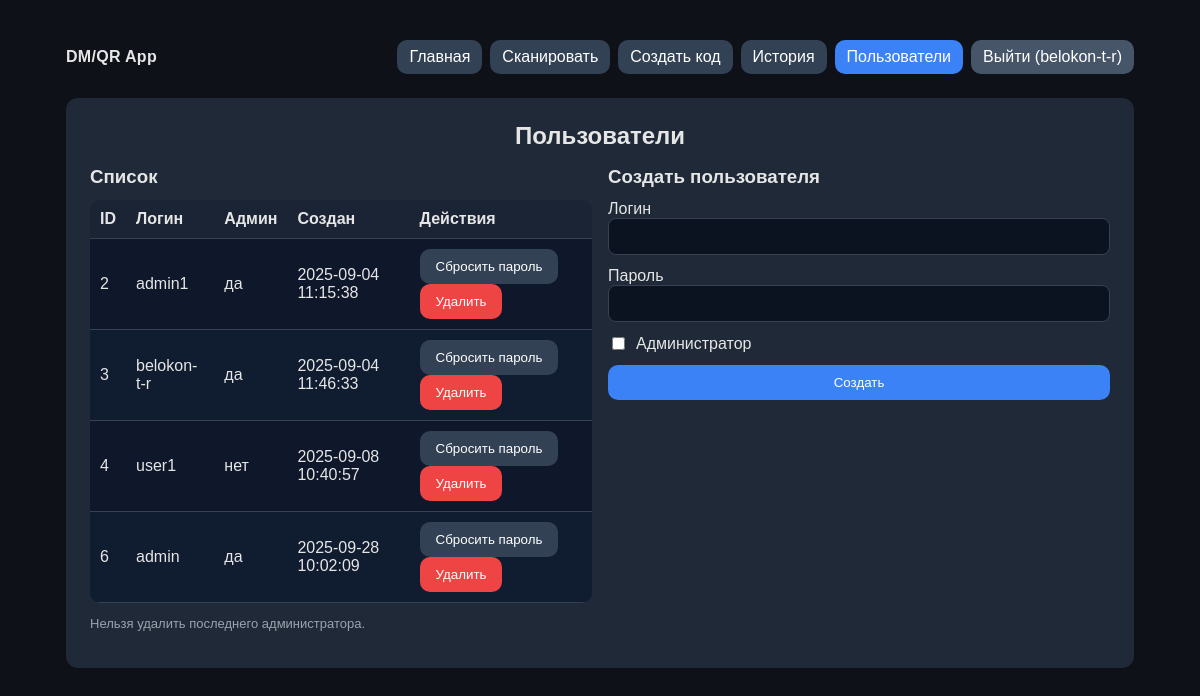
The app's page /admin/users (signed in) with its own data.
### tables this page shows
CREATE TABLE users (
                id INTEGER PRIMARY KEY AUTOINCREMENT,
                username TEXT UNIQUE NOT NULL,
                password_hash TEXT NOT NULL,
                is_admin INTEGER NOT NULL DEFAULT 0,
                created_at DATETIME DEFAULT CURRENT_TIMESTAMP
            , last_login DATETIME);

### app/routes/admin.py (the view)
@bp.route("/users", methods=["GET"])
@login_required
@admin_required
def users_page():
    users = list_users()
    return render_template("admin_users.html", title="Пользователи", users=users)

### app/extensions.py (called while the page is built)
def get_db():
    if "db_conn" not in g:
        db_path = current_app.config["DATABASE_PATH"]
        conn = sqlite3.connect(db_path)
        conn.row_factory = sqlite3.Row
        g.db_conn = conn
    return g.db_conn

### app/models/users.py (called while the page is built)
def list_users() -> List[Dict]:
    db = get_db()
    rows = db.execute(
        "SELECT id, username, is_admin, created_at, last_login FROM users ORDER BY id"
    ).fetchall()
    return [dict(r) for r in rows]

### app/routes/admin.py (called while the page is built)
def login_required(fn):
    @wraps(fn)
    def wrapper(*args, **kwargs):
        if not session.get("user"):
            return redirect(url_for("auth.login"))
        return fn(*args, **kwargs)
    return wrapper

def admin_required(fn):
    @wraps(fn)
    def wrapper(*args, **kwargs):
        u = session.get("user")
        if not u or not u.get("is_admin"):
            abort(403)
        return fn(*args, **kwargs)
    return wrapper

### app/templates/admin_users.html (shortened to what this page needs)
{% extends "base.html" %}
{% block content %}
<div class="card" style="max-width:1100px;margin:0 auto;">
  <h2 class="center">Пользователи</h2>
  <div class="two" style="margin-top:16px;">
    <div>
      <h3>Список</h3>
      <div style="overflow:auto; max-height: 60vh;">
        <table>
          <thead>
            <tr>
              <th>ID</th>
              <th>Логин</th>
              <th>Админ</th>
              <th>Создан</th>
              <th>Действия</th>
            </tr>
          </thead>
          <tbody>
            {% for u in users %}
            <tr>
              <td>{{ u.id }}</td>
              <td>{{ u.username }}</td>
              <td>{{ "да" if u.is_admin else "нет" }}</td>
              <td>{{ u.created_at }}</td>
              <td class="row-actions">
                <form id="reset-form-{{ u.id }}" method="post" action="{{ url_for('admin.users_reset_password', user_id=u.id) }}" style="display:inline;">
                  <button type="button" class="btn" onclick="resetPwd({{ u.id }}, '{{ u.username }}')">Сбросить пароль</button>
                </form>
                <form method="post" action="{{ url_for('admin.users_delete', user_id=u.id) }}" style="display:inline;" onsubmit="return confirm('Удалить пользователя {{ u.username }}?');">
                  <button class="btn danger" type="submit">Удалить</button>
                </form>
              </td>
            </tr>
            {% endfor %}
          </tbody>
        </table>
      </div>
      <p class="hint">Нельзя удалить последнего администратора.</p>
    </div>
    <div>
      <h3>Создать пользователя</h3>
      <form method="post" action="{{ url_for('admin.users_create') }}" class="grid" style="max-width:520px;margin-top:12px;">
        <label>Логин
          <input name="username" required>
        </label>
        <label>Пароль
          <input name="password" type="password" required>
        </label>
        <label style="display:flex;align-items:center;gap:8px;">
          <input type="checkbox" name="is_admin" style="width:auto;"> Администратор
        </label>
        <button class="btn primary" type="submit">Создать</button>
      </form>
    </div>
  </div>
</div>
{% endblock %}

### app/templates/base.html (shortened to what this page needs)
<!doctype html>
<html lang="ru">
<head>
</head>
<body>
  <div class="wrap">
    <header class="topbar">
      <div class="brand">DM/QR App</div>
      <nav class="nav">
        <a href="{{ url_for('main.home') }}">Главная</a>
        <a href="{{ url_for('scan.scan_page') }}">Сканировать</a>
        <a href="{{ url_for('forms.create_free') }}">Создать код</a>
        <a href="{{ url_for('main.history_page') }}">История</a>
        {% if session.get('user') and session['user']['is_admin'] %}
          <a class="admin" href="{{ url_for('admin.users_page') }}">Пользователи</a>
        {% endif %}
        {% if session.get('user') %}
          <a class="logout" href="{{ url_for('auth.logout') }}">Выйти ({{ session['user']['username'] }})</a>
        {% else %}
          <a class="logout" href="{{ url_for('auth.login') }}">Войти</a>
        {% endif %}
      </nav>
    </header>
    {% block content %}{% endblock %}
  </div>
</body>
</html>

### app/templates/base.html (style rules this page uses)
:root { --bg:#0e1117;--card:#1f2937;--text:#e6e6e6;--muted:#9ca3af;--accent:#3b82f6;--danger:#ef4444;--ok:#10b981;--input:#0b1220;--line:#374151;--cell:#0f172a;--cell2:#101c30 }
* { box-sizing:border-box }
body { font-family:Arial, sans-serif;background:var(--bg);color:var(--text);margin:0 }
.wrap { max-width:1100px;margin:40px auto;padding:0 16px }
.card { background:var(--card);border-radius:12px;padding:24px }
a { color:var(--accent);text-decoration:none }
h1,h2,h3 { margin:0 0 12px }
.btn { display:inline-block;padding:10px 16px;border-radius:10px;background:#334155;color:#fff;border:none;cursor:pointer }
.btn.primary { background:var(--accent) }
.btn.danger { background:var(--danger) }
input,select,textarea { width:100%;padding:10px;border-radius:8px;border:1px solid var(--line);background:var(--input);color:var(--text) }
form.grid { display:grid;grid-gap:12px }
.two { display:grid;grid-template-columns:1fr 1fr;grid-gap:16px }
.center { text-align:center }
.hint { font-size:13px;color:#9ca3af }
header.topbar { position:relative;display:flex;align-items:center;gap:12px;margin-bottom:24px }
.brand { font-weight:700;letter-spacing:.3px }
.nav { display:flex;align-items:center;gap:8px;margin-left:auto;flex-wrap:wrap }
.nav a { padding:8px 12px;border-radius:10px;background:#334155;color:#fff;white-space:nowrap }
.nav a.logout { background:#475569 }
.nav a.admin { background:var(--accent) }
table { width:100%;border-collapse:separate;border-spacing:0;overflow:hidden;border-radius:10px }
thead th { position:sticky;top:0;background:#1b2435;z-index:1 }
th,td { padding:10px;border-bottom:1px solid var(--line);text-align:left }
tbody tr:nth-child(2n) { background:var(--cell2) }
tbody tr:nth-child(2n+1) { background:var(--cell) }
.row-actions form { display:inline;margin-right:6px }

### records on screen
users: user.username "belokon-t-r", id "3", username "belokon-t-r", is_admin "да", created_at "2025-09-04 11:46:33"
users: id "2", username "admin1", is_admin "да", created_at "2025-09-04 11:15:38"
users: id "4", username "user1", is_admin "нет", created_at "2025-09-08 10:40:57"
users: id "6", username "admin", is_admin "да", created_at "2025-09-28 10:02:09"
